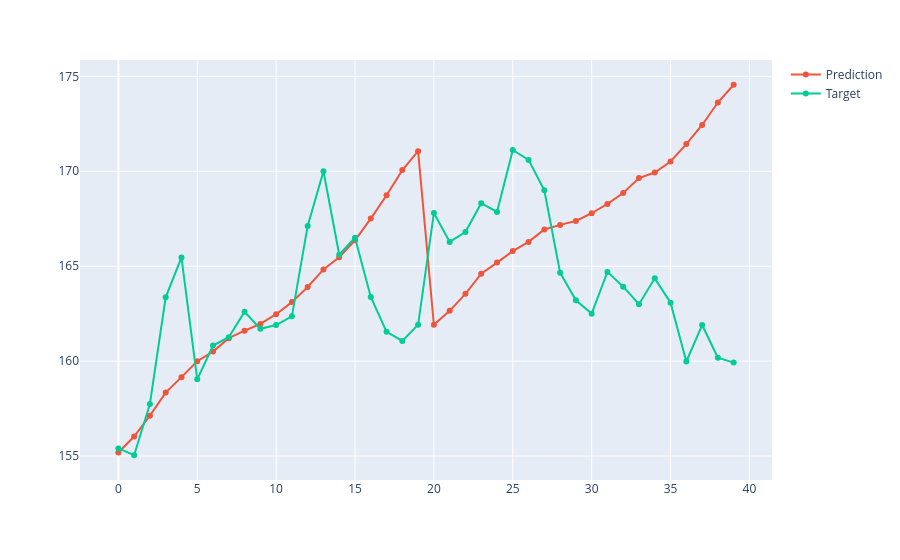

Source (notebook cell):
### Code cell
batch_size = calc_pred.size(0)
batch_idx = random.randint(0, batch_size - 1)
last_pred = calc_pred[batch_idx, -2:, :].view(-1).detach().cpu().float().numpy()
last_target = (
    batch["targets"][batch_idx, -2:, :].view(-1).detach().cpu().float().numpy()
)

fig = px.line()
fig.add_scatter(y=last_pred, mode="lines+markers", name="Prediction")
fig.add_scatter(y=last_target, mode="lines+markers", name="Target")
fig.show()

### Figure 1 — Plotly figure (JSON) as saved in the notebook; plotly's stock layout.template omitted (floating-point values rounded to 4 significant figures)
{"data": [{"hovertemplate": "<extra></extra>", "legendgroup": "", "line": {"color": "#636efa", "dash": "solid"}, "marker": {"symbol": "circle"}, "mode": "lines", "name": "", "orientation": "v", "showlegend": false, "type": "scatter", "xaxis": "x", "yaxis": "y"}, {"mode": "lines+markers", "name": "Prediction", "type": "scatter", "y": [155.2, 156.0, 157.1, 158.3, 159.2, 160.0, 160.5, 161.2, 161.6, 162.0, 162.5, 163.1, 163.9, 164.8, 165.5, 166.4, 167.5, 168.7, 170.1, 171.1, 161.9, 162.6, 163.5, 164.6, 165.2, 165.8, 166.3, 166.9, 167.2, 167.4, 167.8, 168.3, 168.9, 169.6, 169.9, 170.5, 171.4, 172.4, 173.6, 174.6]}, {"mode": "lines+markers", "name": "Target", "type": "scatter", "y": [155.4, 155.0, 157.7, 163.4, 165.5, 159.0, 160.8, 161.3, 162.6, 161.7, 161.9, 162.4, 167.1, 170.0, 165.6, 166.5, 163.4, 161.5, 161.1, 161.9, 167.8, 166.3, 166.8, 168.3, 167.9, 171.1, 170.6, 169.0, 164.7, 163.2, 162.5, 164.7, 163.9, 163.0, 164.4, 163.1, 160.0, 161.9, 160.2, 159.9]}], "layout": {"legend": {"tracegroupgap": 0}, "margin": {"t": 60}, "xaxis": {"anchor": "y", "domain": [0, 1]}, "yaxis": {"anchor": "x", "domain": [0, 1]}}}
